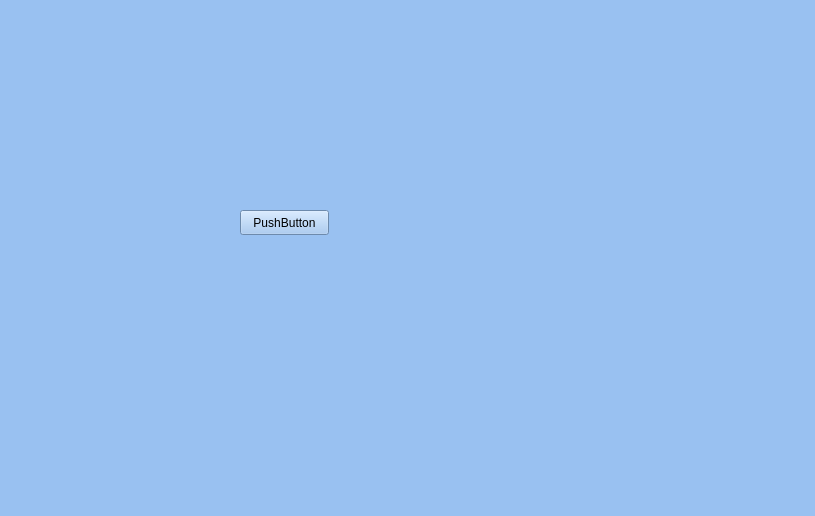
<?xml version="1.0" encoding="UTF-8"?>
<ui version="4.0">
 <class>Dashboardcontrol</class>
 <widget class="QFrame" name="Dashboardcontrol">
  <property name="geometry">
   <rect>
    <x>0</x>
    <y>0</y>
    <width>815</width>
    <height>516</height>
   </rect>
  </property>
  <property name="windowTitle">
   <string>Frame</string>
  </property>
  <property name="styleSheet">
   <string notr="true">background-color: rgb(153, 193, 241);</string>
  </property>
  <widget class="QPushButton" name="pushButton">
   <property name="geometry">
    <rect>
     <x>240</x>
     <y>210</y>
     <width>89</width>
     <height>25</height>
    </rect>
   </property>
   <property name="text">
    <string>PushButton</string>
   </property>
  </widget>
 </widget>
 <resources/>
 <connections/>
</ui>
